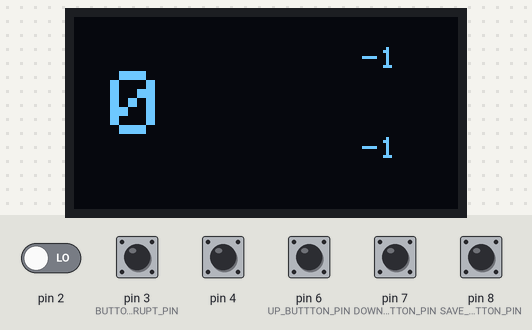
A program run on a simulated Arduino Nano, built with avr-gcc and run on an emulated ATmega328P. Shown: 128×64 one-colour display. Inputs (shaded band) come from the test bench; at power-on: pin 3 (BUTTONS_INTERRUPT_PIN), pin 4, pin 6 (UP_BUTTTON_PIN), pin 7 (DOWN_BUTTON_PIN), pin 8 (SAVE_BUTTON_PIN) HIGH, pin 2 LOW.

Above: at 1.2 s.
1.3 s: pin 6 (UP_BUTTTON_PIN) pulled LOW for 1 s
At 2.1 s:
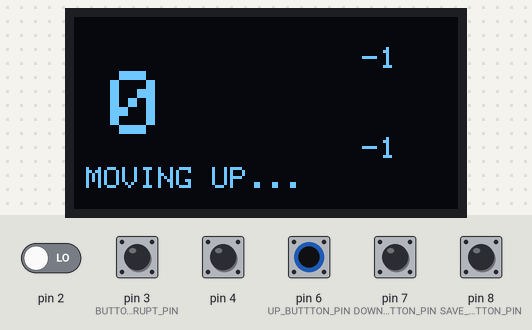
4.0 s: pin 7 (DOWN_BUTTON_PIN) pulled LOW for 1 s
At 5.1 s:
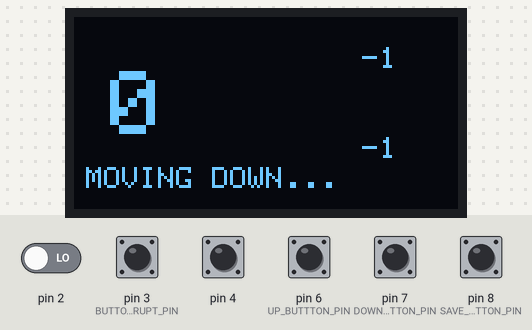
Timing chart, 0 to 7.0 s (numbered marks = the images above; inputs shaded):
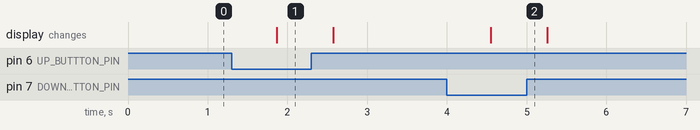

The program:

main.cpp
```cpp
#include <Arduino.h>
#include "Config.h"
#include "Display.h"
#include "Sensor.h"
#include "Table.h"
#include "Buttons.h"
#include "Positions.h"

Display display;
Sensor sensor;
Table table;

void setup()
{
  Serial.begin(115200);

  display.init();
  sensor.init();
  table.init();

  Buttons::init();
}

int getTablePosition()
{
  int pos = table.readPosition();
  if (pos < 0)
  {
    return sensor.getDistance();
  }
  return pos;
}

void loop()
{
  auto btns = Buttons::read();
  int current_pos = getTablePosition();
  int up_pos = getSavedUpPosition();
  int dwn_pos = getSavedDownPosition();

  if (btns.save_button.long_press)
  {
    if (btns.up_button.num_presses == 1)
    {
      up_pos = current_pos;
      saveUpPosition(up_pos);
    }

    if (btns.down_button.num_presses == 1)
    {
      dwn_pos = current_pos;
      saveDownPosition(dwn_pos);
    }
  }
  else
  {
    if (btns.up_button.num_presses == 1 || btns.down_button.num_presses == 1)
    {
      table.stop();
    }

    if (btns.up_button.num_presses == 2)
    {
      table.moveTo(up_pos);
    }
    else if (btns.up_button.long_press)
    {
      if (table.isMovingToPosition())
      {
        table.stop();
      }
      table.moveUp();
    }

    if (btns.down_button.num_presses == 2)
    {
      table.moveTo(dwn_pos);
    }
    else if (btns.down_button.long_press)
    {
      if (table.isMovingToPosition())
      {
        table.stop();
      }
      table.moveDown();
    }

    if (!table.isMovingToPosition()
      && btns.up_button.num_presses == 0
      && !btns.up_button.long_press
      && btns.down_button.num_presses == 0
      && !btns.down_button.long_press)
    {
      table.stop();
    }
  }

  table.update(current_pos);

  Display::Content content;
  content.current_position = current_pos;
  content.up_position = up_pos;
  content.down_position = dwn_pos;
  content.move_dir = table.getMoveDir();
  display.update(content);
}
```

Buttons.cpp
```cpp
#include "Buttons.h"
#include "Config.h"

#define NUM_BUTTONS 3
#define LONG_PRESS_START_DURATION 500
#define PRESS_COUNT_RESET_DURATION 200

namespace Buttons
{
struct Button
{
    uint8_t button_pin = 0;
    bool is_pressed = false;
    unsigned long last_duration = 0;
    unsigned long last_change = 0;
    int last_num_presses = 0; // -1 = long press
    int num_button_presses = 0;

    void init(uint8_t pin) volatile
    {
        button_pin = pin;
        pinMode(button_pin, INPUT_PULLUP);
        is_pressed = digitalRead(button_pin) == LOW;
        last_change = millis();
    }

    void getState(State& s) volatile
    {
        const int n = num_button_presses;
        s.long_press = n < 0;
        s.num_presses = max(0, n);
    }

    void update() volatile
    {
        const unsigned long now = millis();
        const unsigned long duration = (now < last_change) ? 0 : (now - last_change);

        if (duration > 50)
        {
            const bool is_pressed_now = digitalRead(button_pin) == LOW;

            if (is_pressed_now == is_pressed)
            {
                if (!is_pressed_now)
                {
                    if (duration > PRESS_COUNT_RESET_DURATION)
                    {
                        num_button_presses = last_num_presses;
                        last_num_presses = 0;
                    }
                }
                else if (duration > LONG_PRESS_START_DURATION)
                {
                    num_button_presses = -1;
                    last_num_presses = -1;
                }

                return;
            }

            if (!is_pressed_now)
            {
                ++last_num_presses;
            }

            is_pressed = is_pressed_now;
            last_duration = duration;
            last_change = now;
        }
    }
};

volatile bool is_updating = false;
volatile Button buttons[NUM_BUTTONS];

void update()
{
    if (is_updating)
        return;

    is_updating = true;
    for (int i = 0; i < NUM_BUTTONS; ++i)
    {
        buttons[i].update();
    }
    is_updating = false;
}

void init()
{
    buttons[0].init(UP_BUTTTON_PIN);
    buttons[1].init(DOWN_BUTTON_PIN);
    buttons[2].init(SAVE_BUTTON_PIN);

    pinMode(BUTTONS_INTERRUPT_PIN, INPUT_PULLUP);
    attachInterrupt(digitalPinToInterrupt(BUTTONS_INTERRUPT_PIN), update, CHANGE);
}

States read()
{
    update();
    States result;
    buttons[0].getState(result.up_button);
    buttons[1].getState(result.down_button);
    buttons[2].getState(result.save_button);
    return result;
}
}
```

Buttons.h
```cpp
#pragma once
#include <Arduino.h>

namespace Buttons
{
    struct State
    {
        bool long_press = false;
        int num_presses = 0;
    };

    struct States
    {
        State up_button;
        State down_button;
        State save_button;
    };

    void init();
    States read();
}
```

Display.cpp
```cpp
#include "Display.h"
#include <Adafruit_GFX.h>

#define SCREEN_WIDTH 128 // OLED display width, in pixels
#define SCREEN_HEIGHT 64 // OLED display height, in pixels
#define OLED_RESET -1    // Reset pin # (or -1 if sharing Arduino reset pin)
#define SCREEN_ADDRESS 0x3C

Display::Display() : _oled(SCREEN_WIDTH, SCREEN_HEIGHT, &Wire, OLED_RESET)
{
}

void Display::init()
{
  if (!_oled.begin(SSD1306_SWITCHCAPVCC, SCREEN_ADDRESS))
  {
    Serial.println(F("Failed to init SSD1306"));
    while (true);
  }
}

void Display::update(const Content& content)
{
  _oled.setTextSize(3);
  _oled.setTextColor(WHITE);
  _oled.clearDisplay();

  _oled.setCursor(12, 18);
  _oled.print(content.current_position);

  _oled.setTextSize(1);
  _oled.setCursor(96, 10);
  _oled.print(content.up_position);
  _oled.setCursor(96, 40);
  _oled.print(content.down_position);

  _oled.setCursor(4, 50);
  switch(content.move_dir)
  {
    case Table::MOVE_DIR_UP:
      _oled.print("MOVING UP...");
      break;
    case Table::MOVE_DIR_DOWN:
      _oled.print("MOVING DOWN...");
      break;
  }

  _oled.display();
}
```

Display.h
```cpp
#pragma once
#include <Arduino.h>
#include <Adafruit_SSD1306.h>
#include "Table.h"

class Display
{
public:
    struct Content
    {
        int current_position = 0;
        int up_position = 0;
        int down_position = 0;
        Table::MoveDir move_dir = Table::MOVE_DIR_NONE;
    };

public:
    Display();
    void init();
    void update(const Content& content);

private:
    Adafruit_SSD1306 _oled;
};
```

LogicData.cpp
```cpp
#include "LogicData.h"

// Copyright (c) 2017 Phil Hord
// MIT License

// Expect 1 bit per millisecond
#define SAMPLE_RATE 1000

// Push to head; pop from tail

index_t mque::next(index_t x)
{
  return ( x + 1 ) % Q_MAX;
}

bool mque::empty() {
  return tail == head;
}

bool mque::full() {
  return next(tail) == head;
}

index_t mque::size()
{
  return (Q_MAX + head - tail) % Q_MAX;
}

// destructive push; pushes even if full
void mque::push(micros_t t)
{
  // NOTE: Caller should have disabled interrupts
  trace[head] = t;
  head = next(head);
  if (tail == head) {
    tail = next(tail);
  }
}

// destructive pop; no-op if empty
bool mque::pop(micros_t * t)
{
  lock _;
  if (empty()) return false;
  *t = trace[tail];
  tail = next(tail);
  return true;
}

// drop elements from the tail of the queue; no range-checking!
void mque::drop(index_t n)
{
  lock _;
  tail += n;
  tail %= Q_MAX;  // TODO: Check if this is expensive
}

// non-destructive indexed peek
bool mque::peek(index_t index, micros_t * t)
{
  lock _;
  if (index >= size()) return false;
  index += tail;
  index %= Q_MAX;
  *t = trace[index];
  return true;
}

//------------------------------------------------------

void LogicData::Begin() {
  if(tx_pin != 0) {
    pinMode(tx_pin, OUTPUT);
    SendBit(MARK); // IDLE-CLOSED
  }
}

void LogicData::PinChange(bool level) {
  // Assumes interrupts disabled
  // Expect HIGH level on even queue steps
  bool sync = q.head & 1;
  if (level == sync) {
    micros_t now = micros();
    if (pin_idle) {
      q.push(BIG_IDLE);
      pin_idle = false;
    } else {
      q.push(now-prev_bit);
    }
    prev_bit = now;
  }
}

void LogicData::Service() {
  micros_t idle_time = micros() - prev_bit;
  if (!pin_idle && idle_time >= IDLE_TIME) {
    lock _;
    if (micros() - prev_bit >= IDLE_TIME) {
      pin_idle = true;
    }
  }
}

// Calculate parity and set in lsb of message
uint32_t LogicData::Parity(uint32_t msg) {
  unsigned par_count = 0;
  for (uint32_t mask = 2; mask ; mask <<= 2) {
      par_count += msg & mask;
  }
  msg |= par_count & 1;
  return msg;
}

bool LogicData::CheckParity(uint32_t msg) {
  return Parity(msg) == msg;
}

//void LogicData::DumpQueue() {
//  lock _;
//  fini=q.tail;
//  bool level = ((q.size() & 1)==0) ^ !prev_level;
//}

uint32_t LogicData::ReadTrace() {
  index_t fini;

  {
    lock _;
    fini=q.tail;
  }

  bool level = !(fini & 1);
  micros_t t;
  index_t i=0;

  //-- Find start-bit (idle-low followed by high-pulse shorter than 2-bits)
  for (; q.peek(i, &t); i++) {
    if (!level && t > static_cast<micros_t>(40) * SAMPLE_RATE) {
      micros_t t1;
      if (q.peek(i+1, &t1) && t1 < SAMPLE_RATE*2)  break;
    }
    level = !level;
  }

  //-- Sample signals at mid-point of data rate
  uint32_t mask = 1ULL<<31;
  uint32_t acc = 0;
  acc = 0;
  micros_t t_meas = SAMPLE_RATE/2;
  for (t=0; mask; mask >>= 1) {
    if (t_meas < SAMPLE_RATE) {
      if (!q.peek(++i, &t)) break;
      level = !level;
      t_meas += t;
    }
    acc += !level ? mask : 0;
    t_meas -= SAMPLE_RATE;
  }

  // ran out of signal before we got whole word
  if (mask) return 0;

  // We decoded a word and it consumed i samples
  lock _;
  if (fini == q.tail) {
    q.drop(i-1);
  } else {
    // race fail; return 0 and let the caller try again later
    acc = 0;
  }

  return acc;
}

bool LogicData::IsValid(uint32_t msg) {
  if ((msg & 0xFFF00000) != 0x40600000) {
    return false;
  }
  return CheckParity(msg);
}

bool LogicData::IsNumber(uint32_t msg) {
  return IsValid(msg) && (msg & 0xFFE00) == 0x00400;
}

const char * LogicData::MsgType(uint32_t msg) {
  if ((msg & 0xFFF00000) != 0x40600000) {
    return "INVAL";
  }

  if (!CheckParity(msg)) {
    return "PARIT";
  }

  // Display number
  if ((msg & 0xFFE00) == 0x00400) {
    return "NUMBR";
  }

  // Display command
  if ((msg & 0xFFFF) == 0x1400) {
    return "DISPL";
  }

  return "UKNWN";
}

static uint8_t ReverseNibble(uint8_t in) {
  uint8_t ret = 0;
  ret |= (in << 3) & 8;
  ret |= (in << 1) & 4;
  ret |= (in >> 1) & 2;
  ret |= (in >> 3) & 1;
  return ret;
}

static uint8_t ReverseByte(uint8_t in) {
  return (ReverseNibble(in) << 4) + ReverseNibble(in>>4);
}

static uint16_t ReverseWord(uint16_t in) {
  return (ReverseByte(in) << 8) + ReverseByte(in>>8);
}

uint8_t LogicData::GetNumber(uint32_t msg) {
  if (IsNumber(msg)) {
    return ReverseByte(msg>>1);
  }
  return 0;
}

const char * LogicData::Decode(uint32_t msg) {
  static char buf[20];

  // 0x40600400
  // 0x20300200
  //         ^^ display byte
  //      ^^^    command
  uint16_t w = ReverseWord(msg>>9)>>4;
  uint8_t  b = ReverseByte(msg>>1);

  if ((msg & 0xFFF00000) != 0x40600000) {
    sprintf(buf, "%08lx ??", msg);
  } else if (!CheckParity(msg)) {
    sprintf(buf, "%08lx !", msg);
  } else if (w == 0x400) {
    // Display number
      sprintf(buf, "%03u", b);
  } else if (msg == 0x40611400) {
      sprintf(buf, "Display ON");
  } else if (msg == 0x406e1400) {
      sprintf(buf, "Display OFF");
  } else {
    sprintf(buf, "%08lx  %03x %02x", msg, w, b);
  }

  return buf;
}

// Transmit
void LogicData::SendBit(bool bit) {
  if(tx_pin != 0) {
    digitalWrite(tx_pin, bit);
  }
}

void LogicData::MicroDelay(micros_t us) {
  // spin-wait until timer advances
  while (true) {
    Service();
    micros_t now = micros();
    now -= timer;
    if (now >= us) break;
    // TODO: if (t-now > 50) usleep(t-now-50);
  }
  timer += us;
}

void LogicData::Delay(uint16_t ms) {
  MicroDelay(micros_t(ms)*1000);
}

void LogicData::SendBit(bool bit, uint16_t ms) {
  SendBit(bit);
  Delay(ms);
}

void LogicData::Space(uint16_t ms) {
  SendBit(SPACE, ms);
}

void LogicData::SendStartBit() {
  Space(LOGICDATA_MIN_START_BIT);
}

void LogicData::LogicData::Stop() {
  SendBit(MARK); // IDLE-CLOSED
}

void LogicData::Send(uint32_t data) {
  SendStartBit();

  for (uint32_t i = 0x80000000 ; i; i/=2) {
    SendBit((i&data)?SPACE:MARK, 1);
  }

  SendBit(SPACE); // IDLE-OPEN
}

void LogicData::OpenChannel() {
  if (active) return;
  active = true;
  start = timer = micros();
  SendBit(SPACE);
}

void LogicData::CloseChannel() {
  // Send a SPACE at least long enough so our command-channel was open for 500ms, or
  // just start-bit length if we've already been open that long.

  if (!active) return;


  // Workaround for stuck timers
  Stop();
  return;

  // BUG: Following timers never expire!
  micros_t delta = timer-start;
  if (delta/1000 + LOGICDATA_MIN_START_BIT < LOGICDATA_MIN_WINDOW_MS) {
    timer=start;
    Space(LOGICDATA_MIN_WINDOW_MS);
  } else {
    Space(LOGICDATA_MIN_START_BIT);
  }
  Stop();

  active = false;
}

void LogicData::Send(uint32_t * data, unsigned count) {
  if (!count) return;

  OpenChannel();
  for (unsigned i = 0; i != count; i++) {
    Send(data[i]);
  }
  CloseChannel();
}

//
// LOGICDATA protocol
//////////////////////////////////////////////////////////
```

LogicData.h
```cpp
// (licence header left out)
#pragma once
#include <Arduino.h>

#define LOGICDATA_MIN_WINDOW_MS  50 // 500
#define LOGICDATA_MIN_START_BIT  50

#define TRACE_HISTORY_MAX 40 //80 // powers-of-two are faster in MOD
#define Q_MAX TRACE_HISTORY_MAX

typedef uint32_t micros_t;
#define BIG_IDLE (micros_t(-1))         // An eternity
#define IDLE_TIME (micros_t(1)<<16)     // if the signal is idle for this long, we consider it an eternity


// Lock guard; cleans up on exit
struct lock {
  lock() {
      noInterrupts();
  }
  ~lock() {
      interrupts();
  }
};

//--------------------------------------------------
// queue
//
typedef uint16_t index_t;
struct mque {
  // embedded deque; push to head; pop from tail
  micros_t trace[Q_MAX];
  index_t head = 0;
  index_t tail = 0;

  index_t next(index_t x);
  bool empty();
  bool full();
  index_t size();

  // destructive push; pushes even if full
  void push(micros_t t);

  // destructive pop; no-op if empty
  bool pop(micros_t * t);

  // drop elements from the tail of the queue; no range-checking!
  void drop(index_t n);

  // non-destructive indexed peek
  bool peek(index_t index, micros_t * t);
};

// queue
//
//--------------------------------------------------

class LogicData
{
//  int rx_pin;
  int tx_pin;
  bool active = false;
  bool pin_idle = false;

  micros_t timer;  // calculated time of previous step-end
  micros_t start;  // time of Open()

  mque q;

  micros_t prev_bit = 0;

  public:

  enum { SPACE=0, MARK=1 };

  LogicData(int tx) : tx_pin(tx) {}

  bool is_active() { return active; }

  void Begin();

  // Receive
  void PinChange(bool level);
  void Service();

  uint32_t ReadTrace();

  // Calculate parity and set in lsb of message
  static uint32_t Parity(uint32_t msg);
  static bool CheckParity(uint32_t msg);
  static const char * MsgType(uint32_t msg);
  static const char * Decode(uint32_t msg);

  bool IsValid(uint32_t msg);
  bool IsNumber(uint32_t msg);
  uint8_t GetNumber(uint32_t msg);

  // debug: not threadsafe
  index_t QueueSize(index_t &h, index_t &t){
    lock _;
    h = q.head;
    t = q.tail;
    return q.size();
  }

  // Transmit
  void SendBit(bool bit);
  void MicroDelay(micros_t us);
  void Delay(uint16_t ms);
  void SendBit(bool bit, uint16_t ms);
  void Space(uint16_t ms=LOGICDATA_MIN_START_BIT);
  void SendStartBit();
  void Stop();
  void Send(uint32_t data);
  void OpenChannel();
  void CloseChannel();
  void Send(uint32_t * data, unsigned count);
};

//
// LOGICDATA protocol
//////////////////////////////////////////////////////////
```

Positions.cpp
```cpp
#include "Positions.h"
#include <EEPROM.h>

int getSavedUpPosition()
{
    int result = 0;
    EEPROM.get(0, result);
    return result;
}

void saveUpPosition(int pos)
{
    EEPROM.put(0, pos);
}

int getSavedDownPosition()
{
    int result = 0;
    EEPROM.get(sizeof(int), result);
    return result;
}

void saveDownPosition(int pos)
{
    EEPROM.put(sizeof(int), pos);
}
```

Positions.h
```cpp
#pragma once
#include <Arduino.h>

int getSavedUpPosition();
void saveUpPosition(int pos);

int getSavedDownPosition();
void saveDownPosition(int pos);
```

Sensor.cpp
```cpp
#include "Sensor.h"
#include <Wire.h>

Sensor::Sensor()
{
}

void Sensor::init()
{
    Wire.begin();
    Wire.setClock(400000); // use 400 kHz I2C

    _tof.setTimeout(500);
    if (!_tof.init())
    {
        Serial.println(F("Failed to detect and initialize sensor!"));
        while (true);
    }

    // Use long distance mode and allow up to 50000 us (50 ms) for a measurement.
    // You can change these settings to adjust the performance of the sensor, but
    // the minimum timing budget is 20 ms for short distance mode and 33 ms for
    // medium and long distance modes. See the VL53L1X datasheet for more
    // information on range and timing limits.
    _tof.setDistanceMode(VL53L1X::Long);
    _tof.setMeasurementTimingBudget(50000);

    // Start continuous readings at a rate of one measurement every 50 ms (the
    // inter-measurement period). This period should be at least as long as the
    // timing budget.
    _tof.startContinuous(50);
}

int Sensor::getDistance()
{
    auto new_distance = _tof.readRangeContinuousMillimeters();
    if (!_tof.timeoutOccurred())
    {
      if (_last_distance < 0)
        _last_distance = new_distance;
      else
        _last_distance = 0.75f * _last_distance + 0.25f * new_distance;
    }
    return _last_distance;
}
```

Sensor.h
```cpp
#pragma once
#include <Arduino.h>
#include <VL53L1X.h>

class Sensor
{
public:
    Sensor();
    void init();
    int getDistance();

private:
    VL53L1X _tof;
    int _last_distance = -1;
};
```

Table.h
```cpp
#pragma once
#include <Arduino.h>
#include "LogicData.h"

class Table
{
public:
    enum MoveDir
    {
        MOVE_DIR_NONE = 0,
        MOVE_DIR_UP,
        MOVE_DIR_DOWN
    };
public:
    void init();

    int readPosition();

    void moveTo(int pos);
    void moveUp();
    void moveDown();
    void stop();

    void update(int current_pos);

    MoveDir getMoveDir();
    bool isMovingToPosition();

private:
    int _target_pos = -1;
    MoveDir _move_dir = MOVE_DIR_NONE;
};
```

Source omitted: Table.cpp (2192 bytes), Config.h (220 bytes)

Measured:
- after the input at 1.3 s, the display: changes after 0.57 s (image 1)
- after the input at 4.0 s, the display: changes after 0.55 s (image 2)
